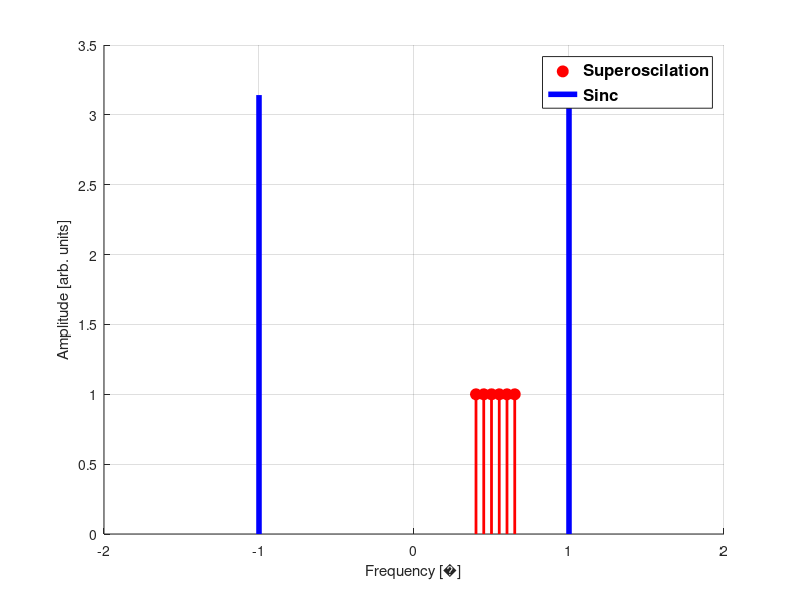

Recreate this plot in MATLAB. (Note: this script raises an error after producing the figure.)
superoscilation = ones(1,6);
w_axis_superoscilation = [0.4,0.45,0.5,0.55,0.6,0.65];

d_omega = 0.00001;  
w_axis = -2:d_omega:2;

sinc_signal = (w_axis >= -1) & (w_axis <= 1);  % Define sinc signal
sinc_signal = pi*sinc_signal;

%% Plot
fig = figure;
defaultPos = get(groot, 'DefaultFigurePosition'); % Get MATLAB's default figure size

% Modify height to be half of the default
newHeight = defaultPos(4) *0.6;

% Set new figure position with the same width but half the height
set(fig, 'Position', [defaultPos(1), defaultPos(2) + defaultPos(4) / 2, defaultPos(3), newHeight]);

hold on;

% Plot the dots for superoscilation
plot_superoscillations = plot(w_axis_superoscilation, superoscilation, 'o', 'color', 'r', 'MarkerFaceColor', 'r', 'MarkerSize', 8);

% Draw vertical lines from each dot to the x-axis
for i = 1:length(w_axis_superoscilation)
    line([w_axis_superoscilation(i), w_axis_superoscilation(i)], [0, superoscilation(i)], 'color', 'r', 'LineWidth', 2);
end

% Plot sinc signal
plot_sinc = plot(w_axis, sinc_signal, 'b-', 'LineWidth', 4);



% Customize plot
xlabel(['Frequency [' char(969) ']'])
ylabel('Amplitude [arb. units]');
legend([plot_superoscillations, plot_sinc], {'Superoscilation', 'Sinc'}, 'fontweight', 'bold', 'fontsize', 12);
grid on;
ax = gca;
ax.FontWeight = 'bold';
ax.FontSize = 12;
xlim([-1.5,1.5])
hold off;
